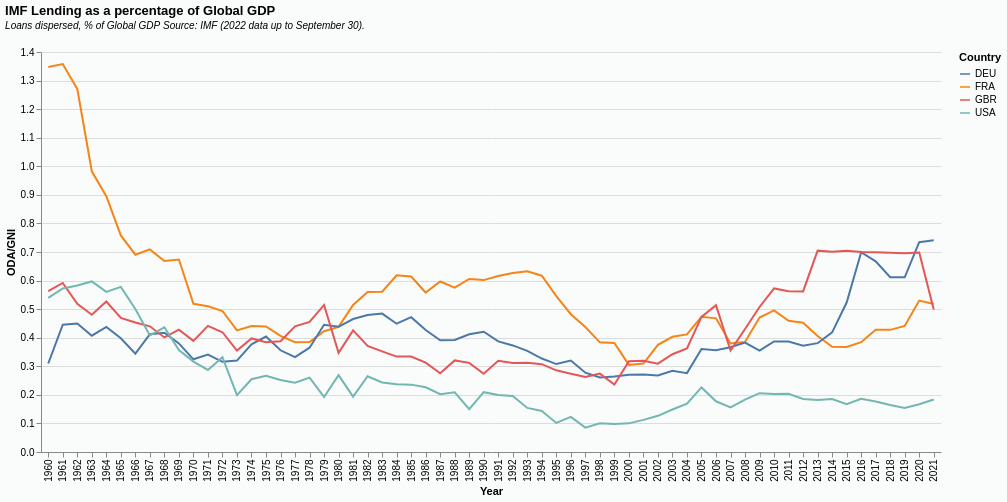

Write the Vega-Lite specification saved for this chart.
### Vega-Lite specification from a JSON file in a GitHub repository (floating-point values rounded to 4 significant figures; data arrays with more than 128 entries replaced by an {"elided": "..."} marker saying what was removed)
{"$schema": "https://vega.github.io/schema/vega-lite/v5.json", "title": {"text": "IMF Lending as a percentage of Global GDP", "subtitle": ["Loans dispersed, % of Global GDP Source: IMF (2022 data up to September 30).", ""], "subtitleFontStyle": "italic", "subtitleFontSize": 10, "anchor": "start", "color": "#020202", "subtitleColor": "#000000"}, "config": {"background": "#fafbfb", "view": {"stroke": "transparent"}}, "data": {"values": {"elided": "247 records"}}, "height": 400, "width": 900, "mark": "line", "encoding": {"x": {"field": "Year", "type": "nominal"}, "y": {"field": "ODA/GNI", "type": "quantitative"}, "color": {"field": "Country ", "type": "nominal"}}}
